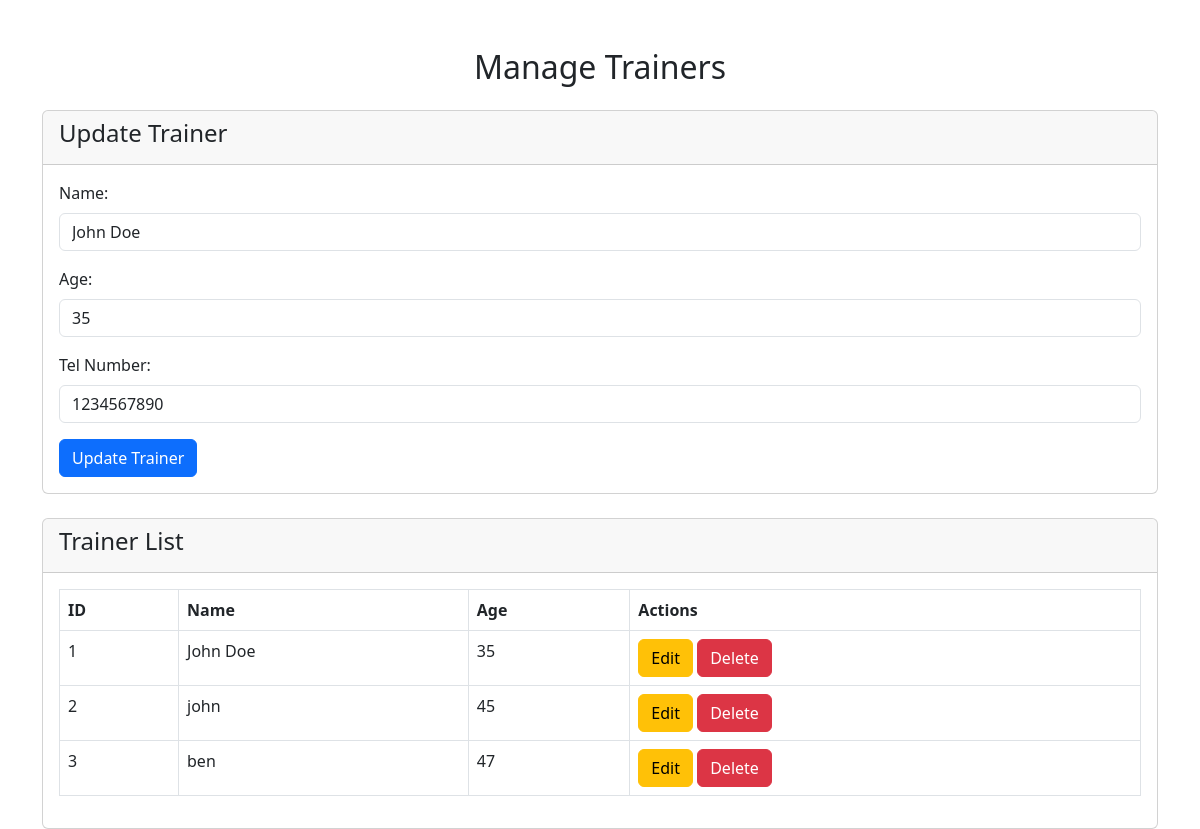
Screenshot of /trainer.php?edit=1 with the database file from the repository.
### tables this page shows
CREATE TABLE `trainers` (
  `id` int(11) NOT NULL,
  `name` varchar(255) NOT NULL,
  `age` int(11) NOT NULL,
  `tel` varchar(15) NOT NULL
);

### trainer.php (the view, shortened to what this page needs)
<?php
$trainerToUpdate = null;
$conn = new mysqli("localhost", "root", "", "cricket_club");
if (isset($_GET['edit'])) {
    $id = $_GET['edit'];
    $result = $conn->query("SELECT * FROM trainers WHERE id=$id");
    $trainerToUpdate = $result->fetch_assoc();
}
?>
<!DOCTYPE html>
<html>
<head>
    <link rel="stylesheet" href="https://cdn.jsdelivr.net/npm/bootstrap@5.3.0-alpha1/dist/css/bootstrap.min.css">
</head>
<body>
    <div class="container mt-5">
        <h2 class="text-center"> Manage Trainers</h2>
        <div class="card mt-4">
            <div class="card-header">
                <h4><?php echo $trainerToUpdate ? "Update Trainer" : "Add New Trainer"; ?></h4>
            </div>
            <div class="card-body">
                <form method="POST" action="">
                    <div class="mb-3">
                        <label for="name" class="form-label">Name:</label>
                        <input type="text" name="name" id="name" class="form-control" required
                               value="<?php echo $trainerToUpdate['name'] ?? ''; ?>">
                    </div>
                    <div class="mb-3">
                        <label for="age" class="form-label">Age:</label>
                        <input type="number" name="age" id="age" class="form-control" required
                               value="<?php echo $trainerToUpdate['age'] ?? ''; ?>">
                    </div>
                    <div class="mb-3">
                        <label for="tel" class="form-label">Tel Number:</label>
                        <input type="tel" name="tel" id="tel" class="form-control" required
                               value="<?php echo $trainerToUpdate['tel'] ?? ''; ?>">
                    </div>
                    <button type="submit" name="<?php echo $trainerToUpdate ? 'update_trainer' : 'add_trainer'; ?>"
                            class="btn btn-<?php echo $trainerToUpdate ? 'primary' : 'success'; ?>">
                        <?php echo $trainerToUpdate ? 'Update Trainer' : 'Add Trainer'; ?>
                    </button>
                </form>
            </div>
        </div>
        <div class="card mt-4">
            <div class="card-header">
                <h4>Trainer List</h4>
            </div>
            <div class="card-body">
                <table class="table table-bordered">
                    <thead>
                        <tr>
                            <th>ID</th>
                            <th>Name</th>
                            <th>Age</th>
                            <th>Actions</th>
                        </tr>
                    </thead>
                    <tbody>
                        <?php
                        $result = $conn->query("SELECT * FROM trainers");
                        if ($result->num_rows > 0) {
                            while ($row = $result->fetch_assoc()) {
                                echo "
                                <tr>
                                    <td>{$row['id']}</td>
                                    <td>{$row['name']}</td>
                                    <td>{$row['age']}</td>
                                    <td>
                                        <a href='?edit={$row['id']}' class='btn btn-warning'>Edit</a>
                                        <a href='?delete={$row['id']}' class='btn btn-danger' onclick='return confirm(\"Are you sure?\")'>Delete</a>
                                    </td>
                                </tr>";
                            }
                        } else {
                            echo "<tr><td colspan='6' class='text-center'>No trainers found.</td></tr>";
                        }
                        ?>
                    </tbody>
                </table>
            </div>
        </div>
    </div>
</body>
</html>

### rows the page displays
trainers: name "John Doe", age "35", tel "1234567890", id "1"
trainers: id "2", name "john", age "45"
trainers: id "3", name "ben", age "47"
